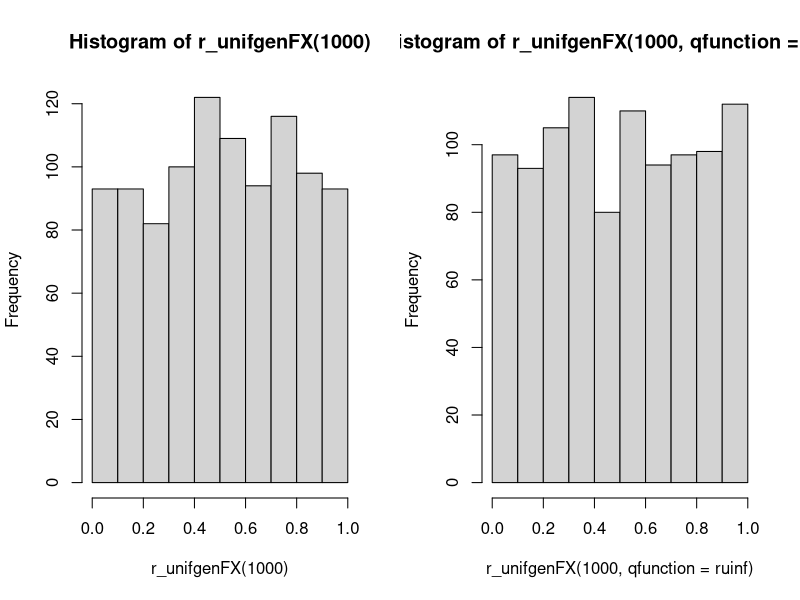
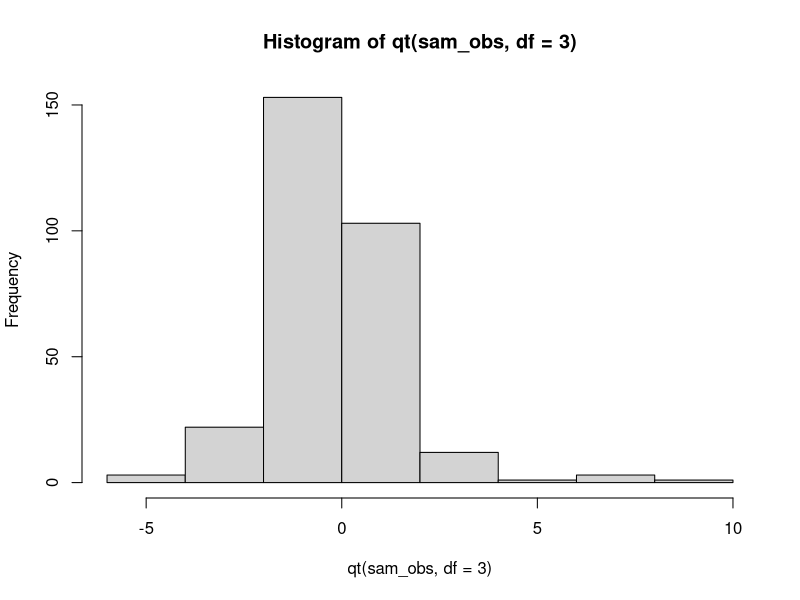
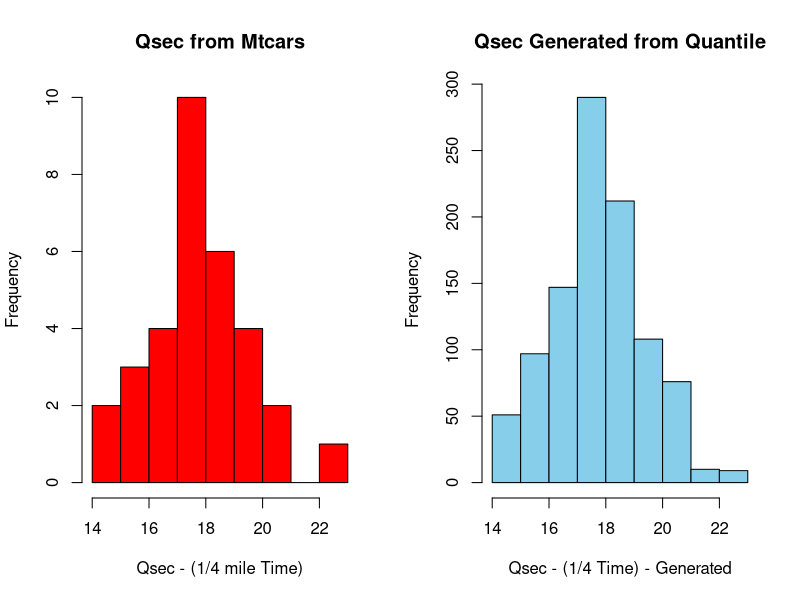
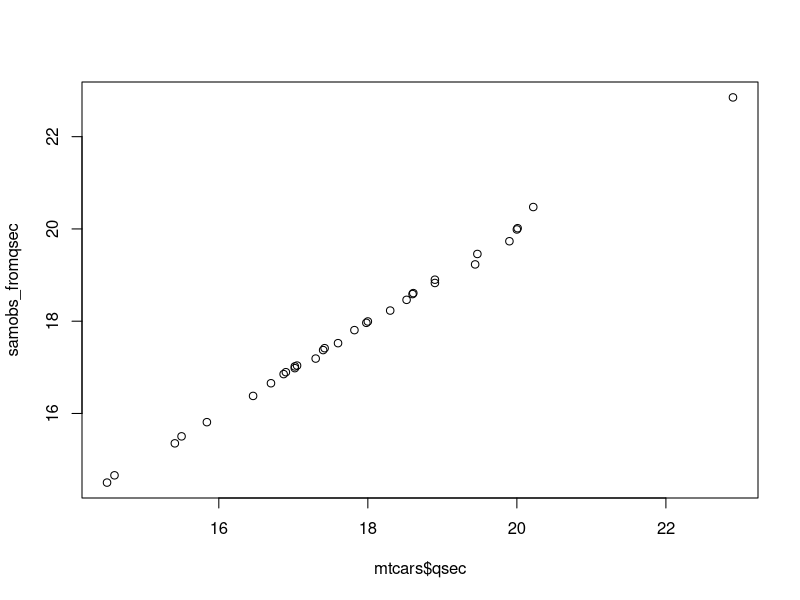

Recreate these plots in R, in order.
## ---- chunk 1
r_unifgenFX <- function(n, qfunction = qnorm)
{
  randomderivates <- runif(n, min =0, max = 1)
  return (randomderivates)
}
## ---- chunk 2
set.seed(1234567)

oldpar <- par(mfrow = c(1, 2))
hist(r_unifgenFX(1000))

hist(r_unifgenFX(1000, qfunction = ruinf))
par(oldpar)
## ---- chunk 3

r_unifgen <- function (n, dof)
{
  robs_student_t <- rt(n, df=dof)
  return (robs_student_t)
}
## ---- chunk 4
sam_obs <- r_unifgen(1000, 3)

# Now passing the vector of random values to the qt fucntion to find the quantile values. 

 x_val <- qt(sam_obs, df= 3, lower.tail = TRUE)

hist(qt(sam_obs, df = 3))
 
## ---- chunk 5
# Just analyzing the dataset before interpreting the questions ! 

str(mtcars)
# we can infer that it has 11 variables and 32 rows . Names of these are mpg, cyl, disp, hp, drat, wt, qsec, vs, am, gear, card
head(mtcars)

## ---- chunk 6
summary(mtcars)
## ---- chunk 7
# Now lets use the Quantile function to answer the question 
quantile(mtcars$qsec)
## ---- chunk 8
samobs_fromqsec <- quantile(mtcars$qsec, prob = runif(1000))
samobs_fromqsec
## ---- chunk 9
# Printing all 32 rows of data with respect to number of cylinders
print(mtcars$cyl)

# Running the summary to get more info
summary(mtcars$cyl)

#calculating the mode of cyl
y <- mtcars$cyl
y <- table(y)
names(y)[which.max(y==max(y))]
## ---- chunk 10
## Using the quantile function for cyl
quantile(mtcars$cyl, prob=runif(10))
## ---- chunk 11
library(ggplot2)
dat <- par(mfrow = c(1,2))
hist(mtcars$qsec, main = "Qsec from Mtcars", xlab = "Qsec - (1/4 mile Time)", col = 'red')
hist(samobs_fromqsec, main = "Qsec Generated from Quantile", xlab = "Qsec - (1/4 Time) - Generated", col='skyblue')
par(dat)

## ---- chunk 12
qqplot(mtcars$qsec, samobs_fromqsec)
